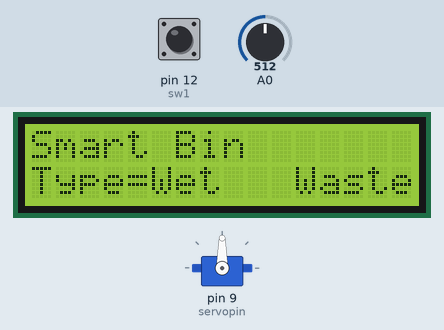
This sketch was run on a simulated Arduino Uno, built with avr-gcc and run on an emulated ATmega328P. On the bench: servo, 16×2 character LCD. Inputs (shaded band) come from the test bench; at power-on: pin 12 (sw1) HIGH, A0 = 512. What the sketch prints to the serial monitor is not drawn.

Above: at 1.2 s.
1.3 s: pin 12 (sw1) pulled LOW for 2.35 s
At 2.8 s:
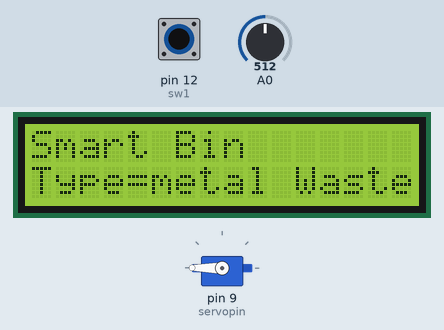
7.6 s: A0 set to 979
10.3 s: A0 set to 1009
At 12.5 s:
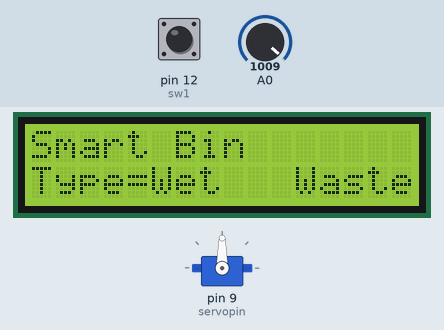
13.7 s: pin 12 (sw1) pulled LOW for 2.35 s
At 14.6 s:
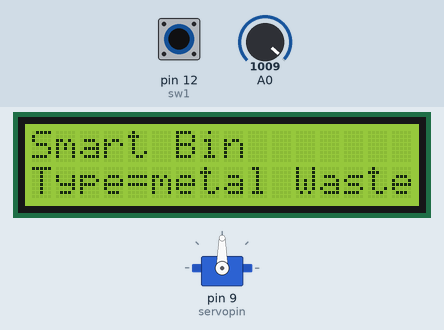
19.2 s: A0 set to 980
At 21.7 s:
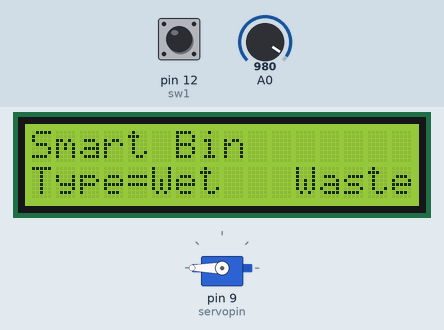
Timing chart, 0 to 23.2 s (numbered marks = the images above; inputs shaded):
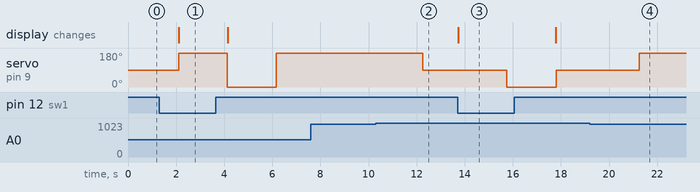

The sketch:

waste_segregation_final.ino
```cpp
#include <Servo.h>
#include <LiquidCrystal_I2C.h>

LiquidCrystal_I2C lcd(0x27, 16, 2); // Adjust the last argument as needed

int servopin = 9;
int i = 90;
int servoposition = i;
int sw1 = 12;
int sw1s;
int moisturev;
Servo myservo;

void setup() {
  Serial.begin(9600);
  pinMode(sw1, INPUT_PULLUP);
  myservo.attach(servopin);

  // Correct the begin() call with the required arguments
  lcd.begin(16, 2); // Adjust the dimensions if necessary
}

void loop() {
  sw1s = digitalRead(sw1);
  Serial.println(sw1s);
  moisturev = analogRead(A0);
  Serial.print("moisture=");
  Serial.println(moisturev);
  lcd.setCursor(0, 0);
  lcd.print("Smart Bin");
  lcd.setCursor(0, 1);
  lcd.print("Type=");
  myservo.write(i);

  if (sw1s == 0) {
    i = 0;
    lcd.setCursor(5, 1);
    lcd.print("metal Waste");
    delay(2000);
  } else if (moisturev <= 990) {
    i = 180;
    lcd.setCursor(5, 1);
    lcd.print("Wet   Waste");
    delay(2000);
  } else {
    i = 90;
    lcd.setCursor(5, 1);
    lcd.print("Wet   Waste");
  }
}
```

Measured:
- the behaviour switches between 990 and 991 on A0 (found by bisection; images 1 and 2)
- after the input at 1.3 s, the display: changes after 0.82 s (image 1)
- after the input at 7.6 s, every drawn part: stays the same
- after the input at 10.3 s, servo on pin 9 (servopin): 180° → 90° after 2.0 s
- after the input at 13.7 s, servo on pin 9 (servopin): 90° → 0° after 2.0 s, → 90° 2.1 s later; the display: changes at once (image 3)
- after the input at 19.2 s, servo on pin 9 (servopin): 90° → 180° after 2.1 s
